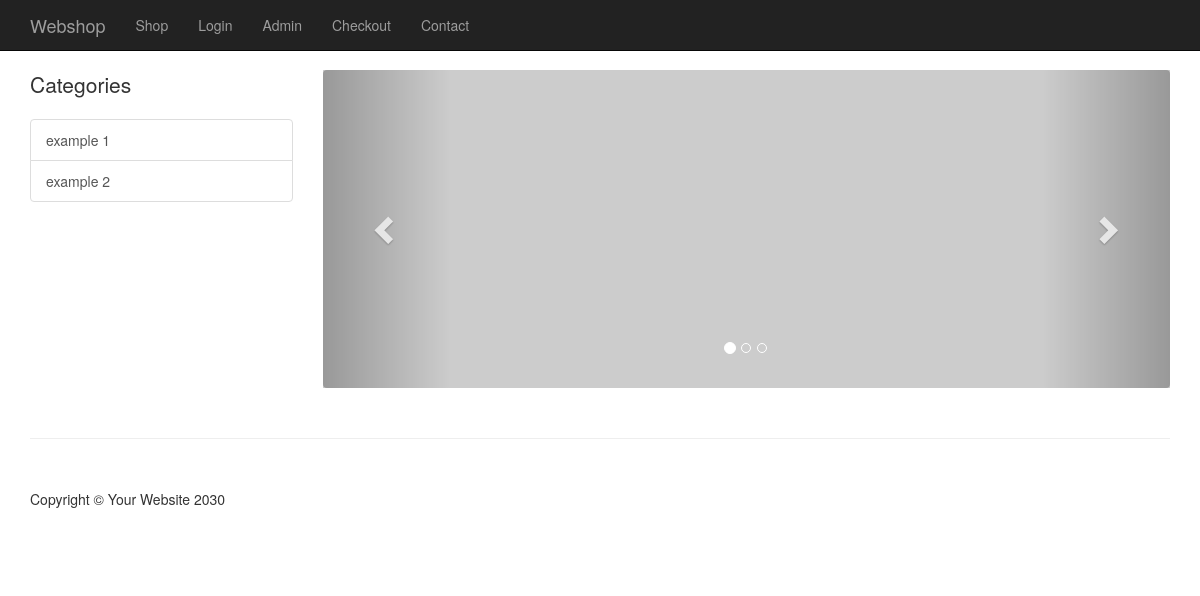
Before: / with the older database file.
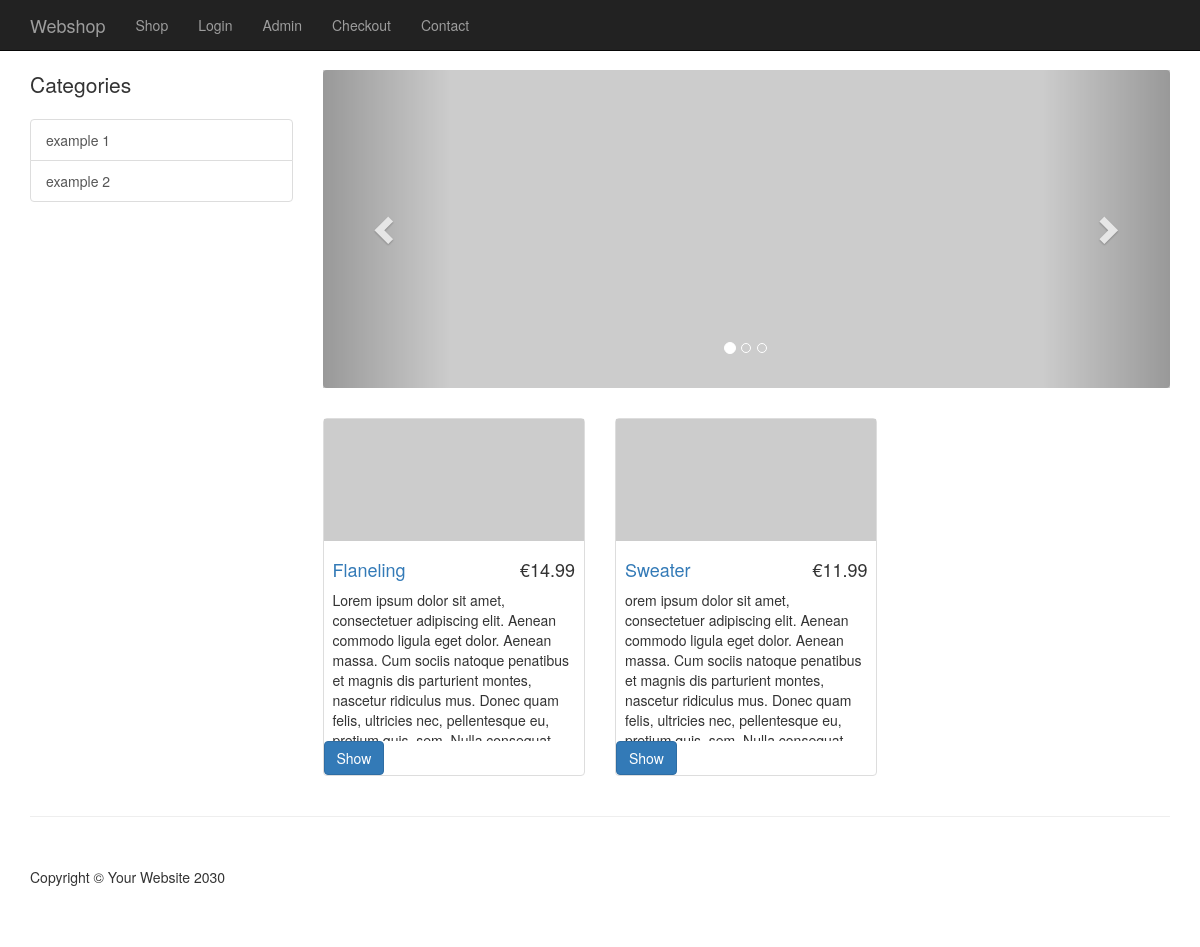
After: the same page with the newer database file.
### tables this page shows
CREATE TABLE `categories` (
  `cat_id` int(11) NOT NULL,
  `cat_title` varchar(255) NOT NULL
);

CREATE TABLE `products` (
  `product_id` int(11) NOT NULL,
  `product_title` varchar(255) NOT NULL,
  `product_cat_id` int(11) NOT NULL,
  `product_price` float NOT NULL,
  `product_desc` text NOT NULL,
  `product_short` text NOT NULL,
  `product_img` varchar(255) NOT NULL
);

### resources/functions.php (the view, shortened to what this page needs)
<?php
function query($sql) {
    global $connect;
    return mysqli_query($connect, $sql);
}
function fetch_array($result){
    return mysqli_fetch_array($result);
}
function get_products() {
    $result = query("SELECT * FROM products");
    while($row = fetch_array($result)){
        $p_id = $row['product_id'];
        $price = $row['product_price'];
        $title = $row['product_title'];
        $desc = $row['product_desc'];
        $img = $row['product_img'];
        $product = <<<DELIMITER
         <div class="col-sm-4 col-lg-4 col-md-4">
                        <div class="thumbnail">
                            <a href="item.php?id={$p_id}"><img src="{$img}" alt="pic"></a>
                            <div class="caption">
                                <h4 class="pull-right">&#8364;{$price}</h4>
                                <h4><a href="item.php?id={$p_id}">{$title}</a>
                                </h4>
                                <p>{$desc}</p>
                            </div>
                            <a class="btn btn-primary" href="#">Show</a>
                        </div>
                    </div>
        DELIMITER;
        echo $product;
    }
}
function get_categories() {
    $query = query("SELECT * FROM categories");
    while($row = fetch_array($query)) {
        $cat_id = $row['cat_id'];
        $title = $row['cat_title'];
         $category_link = <<<DELIMITER
          <a href='category.php?id={$cat_id}' class='list-group-item'>{$title}</a>
         DELIMITER;
         echo $category_link;
     }
}
?>

### resources/templates/front/header.php (shortened to what this page needs)
<!DOCTYPE html>
<html lang="en">
<head>
    <link href="css/bootstrap.min.css" rel="stylesheet">
    <link href="css/shop-homepage.css" rel="stylesheet">
</head>
<body>
    <nav class="navbar navbar-inverse navbar-fixed-top" role="navigation">
    <?php include(TEMPLATE_FRONT .  DS . "top_nav.php")?>
    </nav>

### resources/templates/front/top_nav.php (shortened to what this page needs)
<div class="container">
            <div class="navbar-header">
                <a class="navbar-brand" href="index.php">Webshop</a>
            </div>
            <div class="collapse navbar-collapse" id="bs-example-navbar-collapse-1">
                <ul class="nav navbar-nav">
                    <li>
                        <a href="shop.php">Shop</a>
                    </li>
                    <li>
                        <a href="login.php">Login</a>
                    </li>
                    <li>
                        <a href="admin">Admin</a>
                    </li>
                     <li>
                        <a href="checkout.html">Checkout</a>
                    </li>
                    <li>
                        <a href="contact.html">Contact</a>
                    </li>
                </ul>
            </div>
        </div>

### index.php (shortened to what this page needs)
<?php include(TEMPLATE_FRONT .  DS . "header.php")?>
    <div class="container">
        <div class="row">
            <?php include(TEMPLATE_FRONT .  DS . "side_nav.php")?>
            <div class="col-md-9">
                <div class="row carousel-holder">
            <?php include(TEMPLATE_FRONT .  DS . "slider.php")?>
                </div>
                <div class="row">
                   <?php get_products() ?>
                </div>
            </div>
        </div>
    </div>
    <?php include(TEMPLATE_FRONT .  DS . "footer.php")?>

### resources/templates/front/side_nav.php
<div class="col-md-3">
    <p class="lead">Categories</p>
    <div class="list-group">
     <?php
     get_categories();
     ?>
                    </div>
            </div>

### resources/templates/front/slider.php (shortened to what this page needs)
<div class="col-md-12">
                        <div id="carousel-example-generic" class="carousel slide" data-ride="carousel">
                            <ol class="carousel-indicators">
                                <li data-target="#carousel-example-generic" data-slide-to="0" class="active"></li>
                                <li data-target="#carousel-example-generic" data-slide-to="1"></li>
                                <li data-target="#carousel-example-generic" data-slide-to="2"></li>
                            </ol>
                            <div class="carousel-inner">
                                <div class="item active">
                                    <img class="slide-image" src="http://placehold.it/800x300" alt="">
                                </div>
                            </div>
                            <a class="left carousel-control" href="#carousel-example-generic" data-slide="prev">
                                <span class="glyphicon glyphicon-chevron-left"></span>
                            </a>
                            <a class="right carousel-control" href="#carousel-example-generic" data-slide="next">
                                <span class="glyphicon glyphicon-chevron-right"></span>
                            </a>
                        </div>
                    </div>

### resources/templates/front/footer.php (shortened to what this page needs)
<div class="container">
        <hr>
        <footer>
            <div class="row">
                <div class="col-lg-12">
                    <p>Copyright &copy; Your Website 2030</p>
                </div>
            </div>
        </footer>
    </div>
</body>
</html>

### css/shop-homepage.css (style rules this page uses)
body { padding-top: 70px; }
.slide-image { width: 100%; }
.carousel-holder { margin-bottom: 30px; }
.carousel-control, .item { border-radius: 4px; }
.caption { height: 200px; overflow: hidden; }
.caption h4 { white-space: nowrap; }
.thumbnail img { width: 100%; }
.thumbnail { padding: 0px; }
footer { margin: 50px 0; }

Changed rows visible on the page:
added products: product_price "14.99", product_title "Flaneling", product_desc "Lorem ipsum dolor sit amet, consectetuer adipiscing elit. Aenean commodo ligula eget dolor. Aenean massa. Cum sociis natoque penatibus et magnis dis parturient montes, nascetur ridiculus mus. Donec quam felis, ultricies nec, pellentesque eu,…"
added products: product_price "11.99", product_title "Sweater", product_desc "orem ipsum dolor sit amet, consectetuer adipiscing elit. Aenean commodo ligula eget dolor. Aenean massa. Cum sociis natoque penatibus et magnis dis parturient montes, nascetur ridiculus mus. Donec quam felis, ultricies nec, pellentesque eu,…"
